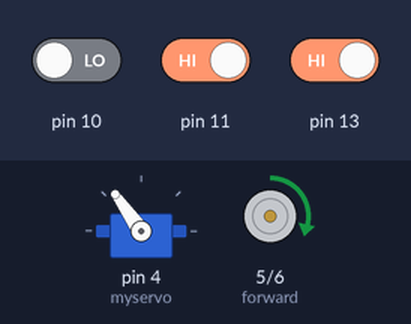
The sketch below on a simulated Arduino Uno, built with avr-gcc and run on an emulated ATmega328P. Parts: servo, motor-driver pin pairs drawn as motors (green arrow = first pin HIGH = forward, orange = second pin HIGH = backward, longer = more drive, scaled by the enable pin). The test bench sets the inputs (shaded band); at power-on: pin 13 HIGH, pin 10 LOW, pin 11 HIGH.

Above: at 5.8 s.
5.9 s: pin 13 driven LOW
At 6.7 s:
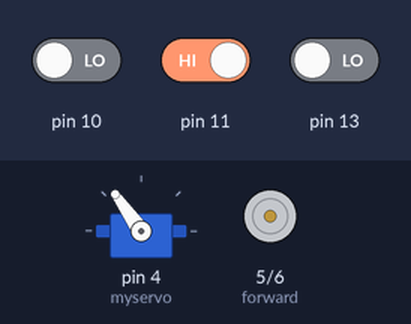
8.9 s: pin 13 driven HIGH
At 10.4 s:
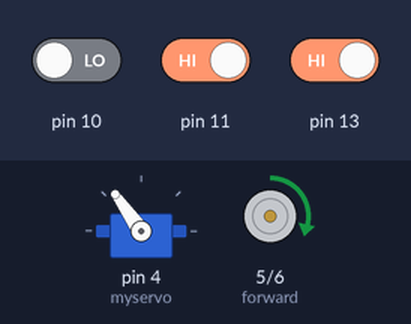
11.4 s: pin 10 driven HIGH
At 12.9 s:
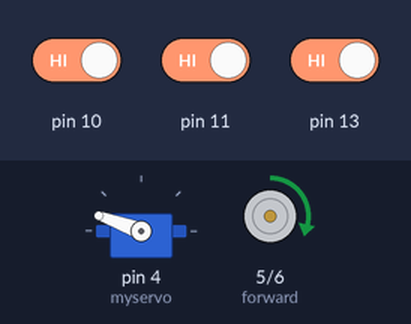
22.1 s: pin 11 driven LOW
At 25.8 s:
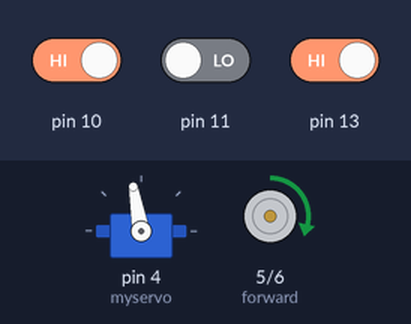
Timing chart, 0 to 30.4 s (numbered marks = the images above; inputs shaded):
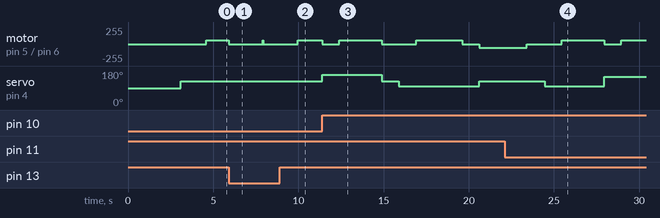

Measured:
- after the input at 5.9 s, motor on pin 5 (forward) / pin 6 (backward): forward 57/255 → stopped at once
- after the input at 8.9 s, motor on pin 5 (forward) / pin 6 (backward): goes on until 10.0 s, then stays forward 57/255
- after the input at 11.4 s, motor on pin 5 (forward) / pin 6 (backward): forward 57/255 → stopped at once, → forward 57/255 1.0 s later, → stopped 2.5 s later, → forward 57/255 2.0 s later, … (6 changes in this stretch); servo on pin 4 (myservo): 125° → 160° at once, → 125° 3.5 s later, → 100° 1.0 s later, → 125° 4.7 s later
- after the input at 22.1 s, servo on pin 4 (myservo): 125° → 100° after 2.4 s, → 150° 3.5 s later

The sketch:

projectcode.ino
```cpp
#include <Servo.h>
const int ena = 3;
const int forward =5;
const int backward =6;


Servo myservo;  // create servo object to control a servo
// twelve servo objects can be created on most boards

int pos = 0;    // variable to store the servo position
int a;
void setup()
{
  myservo.attach(4);  // attaches the servo on pin 9 to the servo object
  pinMode(forward,OUTPUT);
  pinMode(backward,OUTPUT);
  delay(1100);
  pinMode(ena,OUTPUT);
  pinMode(11,INPUT);
  pinMode(13,INPUT);
  pinMode(10,INPUT);
  delay(2000);
  Serial.begin(9600);
  myservo.write(125);
  delay(1500);
  analogWrite(ena,58);
  digitalWrite(forward,HIGH);
  a=0;

}

void loop() {
analogWrite(ena,57);
int obstacle=digitalRead(13);
int aut=digitalRead(11);
int ct=digitalRead(10);

if(obstacle==0)
{
 digitalWrite(forward,LOW);
 delay(2000);
 digitalWrite(forward,HIGH);
}
if(ct==1 && a==0)
{
digitalWrite(forward,LOW);
myservo.write(160);
delay(1000);
digitalWrite(forward,HIGH);
delay(2500);
digitalWrite(forward,LOW);
myservo.write(125);
delay(1000);
myservo.write(100);
delay(1000);
digitalWrite(forward,HIGH);
delay(2700);
digitalWrite(forward,LOW);
delay(1000);
myservo.write(125);
digitalWrite(backward,HIGH);
delay(2800);
digitalWrite(backward,LOW);
a++;
}
if(aut==0)
{
delay(1000);
myservo.write(100);
delay(1000);
digitalWrite(forward,HIGH);
delay(2500);
digitalWrite(forward,LOW);
myservo.write(150);
delay(1000);
digitalWrite(forward,HIGH);
delay(2000);
digitalWrite(forward,LOW);
delay(1000);
myservo.write(125);
}
delay(50);
}
```
